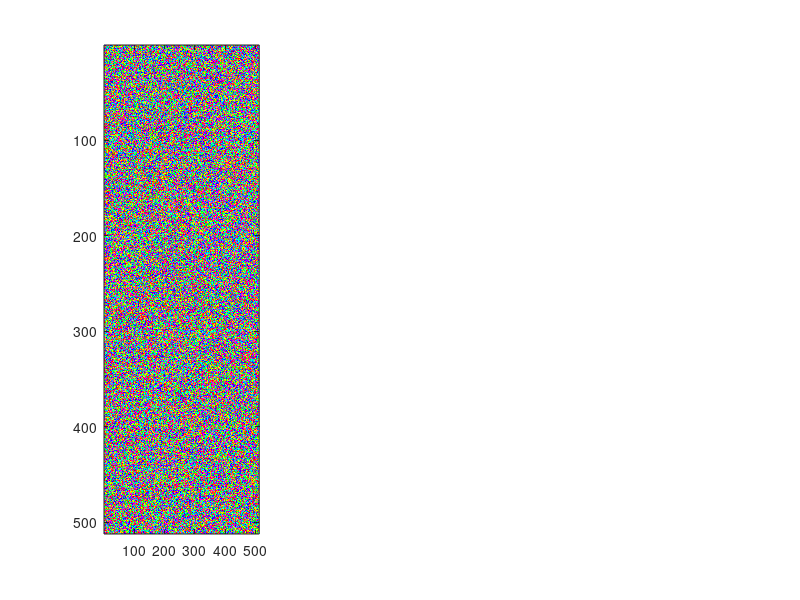

Source code (MATLAB): (Note: this script raises an error after producing the figure.)
close all;
clear all;

rng(1);

% Key parameters
g = 0.98;
sigma = 1.7;

nHyper = 22;
N = 512;
pixels_per_hc = N/nHyper;

% For symmetry breaking + time steps.
r = 0.01;  % Characterisitc timescale is 1/r
dt=0.1;
t=0;

KK=zeros(N,1);
for k=1:N
  KK(k)=(2*(k-1)/N-1)*N/(2*nHyper);
end
reg_sh_kernel=zeros(N);
for k=1:N
  for l=1:N
      % Kernel for pseudospectral integration
    reg_sh_kernel(k,l)=1./(1-dt*(r-(1-(KK(k)^2+KK(l).^2)).^2));
  end
end


ss = sigma*(N/nHyper);
h = zeros(N,N);
for x=1:N
    for y=1:N
        h(x,y) = exp(-((x-N/2)^2+(y-N/2)^2)/(2*ss^2));
    end
end
gaussian = fftshift(h) ./ sum(h(:)); % Kernel


%initial conditions
z_map = 1e-2*randn(N) + 1i*1e-2*randn(N);

tic
while(t<1e6)  
    
    do_plot = mod(round(t),100)==0;
    if do_plot 
        figure(2),clf;
        subplot(1,3,1)
        imagesc(angle(z_map));
        colormap(hsv)
        freezeColors;
        title("Current OPM")

        subplot(1,3,2)
        imagesc(KK,KK,abs(fftshift(fft2(z_map-mean(mean(z_map))))).^2);
        xlim([-1.5,1.5])
        ylim([-1.5,1.5])
        colormap(flipud(gray))
        freezeColors;
        title("Current OPM spectrum")

        subplot(1,3,3)
        hist(abs(z_map(:)))
        xlim([0, 1])
        title("Amplitudes")
        drawnow;
    end


    N1 = ifft2( fft2(gaussian) .* fft2(abs(z_map).^2) ) .* z_map;
    N2 = ifft2( fft2(gaussian) .* fft2(z_map.^2) ) .* conj(z_map)./2;

    nonlocal = dt*(g-2)*(N1+N2);
    local = dt*(1-g)*(abs(z_map).^2).*z_map;
    
    % Update z
    u=fftshift(fft2(z_map));
    z_map = ifft2(ifftshift(u.*reg_sh_kernel)) + local + nonlocal;
    t=t+dt;
    disp([t, mean(abs(z_map(:)))]);

end
toc


